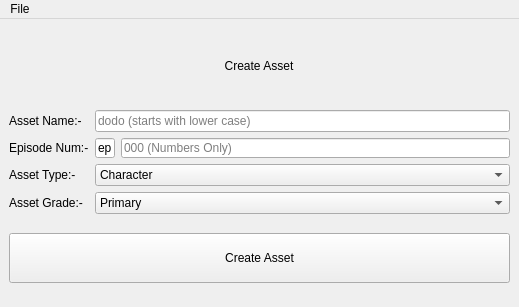
<?xml version="1.0" encoding="UTF-8"?>
<ui version="4.0">
 <class>bsag_assetGenerate_MW</class>
 <widget class="QMainWindow" name="bsag_assetGenerate_MW">
  <property name="geometry">
   <rect>
    <x>0</x>
    <y>0</y>
    <width>519</width>
    <height>307</height>
   </rect>
  </property>
  <property name="windowTitle">
   <string>BSW Asset Create</string>
  </property>
  <widget class="QWidget" name="centralwidget">
   <layout class="QGridLayout" name="gridLayout_2">
    <item row="2" column="0">
     <widget class="QPushButton" name="bsag_createAsset_pb">
      <property name="sizePolicy">
       <sizepolicy hsizetype="Minimum" vsizetype="Fixed">
        <horstretch>0</horstretch>
        <verstretch>0</verstretch>
       </sizepolicy>
      </property>
      <property name="minimumSize">
       <size>
        <width>0</width>
        <height>50</height>
       </size>
      </property>
      <property name="text">
       <string>Create Asset</string>
      </property>
     </widget>
    </item>
    <item row="1" column="0">
     <layout class="QGridLayout" name="gridLayout">
      <item row="4" column="1">
       <widget class="QComboBox" name="bsag_assetGrade_comboBox">
        <item>
         <property name="text">
          <string>Primary</string>
         </property>
        </item>
        <item>
         <property name="text">
          <string>Secondary</string>
         </property>
        </item>
        <item>
         <property name="text">
          <string>Tertiary</string>
         </property>
        </item>
       </widget>
      </item>
      <item row="2" column="0">
       <widget class="QLabel" name="label_3">
        <property name="sizePolicy">
         <sizepolicy hsizetype="Preferred" vsizetype="Fixed">
          <horstretch>0</horstretch>
          <verstretch>0</verstretch>
         </sizepolicy>
        </property>
        <property name="text">
         <string>Episode Num:-</string>
        </property>
       </widget>
      </item>
      <item row="4" column="0">
       <widget class="QLabel" name="label_4">
        <property name="text">
         <string>Asset Grade:-</string>
        </property>
       </widget>
      </item>
      <item row="3" column="0">
       <widget class="QLabel" name="label_5">
        <property name="text">
         <string>Asset Type:-</string>
        </property>
       </widget>
      </item>
      <item row="1" column="0">
       <widget class="QLabel" name="label_2">
        <property name="text">
         <string>Asset Name:-</string>
        </property>
       </widget>
      </item>
      <item row="1" column="1">
       <widget class="QLineEdit" name="bsag_assetName_LE">
        <property name="toolTip">
         <string/>
        </property>
        <property name="whatsThis">
         <string/>
        </property>
        <property name="accessibleName">
         <string/>
        </property>
        <property name="inputMask">
         <string/>
        </property>
        <property name="text">
         <string/>
        </property>
        <property name="placeholderText">
         <string>dodo (starts with lower case)</string>
        </property>
       </widget>
      </item>
      <item row="3" column="1">
       <widget class="QComboBox" name="bsag_assetType_comboBox">
        <item>
         <property name="text">
          <string>Character</string>
         </property>
        </item>
        <item>
         <property name="text">
          <string>Prop</string>
         </property>
        </item>
        <item>
         <property name="text">
          <string>Set</string>
         </property>
        </item>
        <item>
         <property name="text">
          <string>SetElement</string>
         </property>
        </item>
        <item>
         <property name="text">
          <string>Vehicle</string>
         </property>
        </item>
       </widget>
      </item>
      <item row="2" column="1">
       <layout class="QHBoxLayout" name="horizontalLayout">
        <property name="sizeConstraint">
         <enum>QLayout::SetDefaultConstraint</enum>
        </property>
        <item>
         <widget class="QLineEdit" name="bsag_ep_LE">
          <property name="sizePolicy">
           <sizepolicy hsizetype="Fixed" vsizetype="Fixed">
            <horstretch>0</horstretch>
            <verstretch>0</verstretch>
           </sizepolicy>
          </property>
          <property name="maximumSize">
           <size>
            <width>20</width>
            <height>20</height>
           </size>
          </property>
          <property name="text">
           <string>ep</string>
          </property>
         </widget>
        </item>
        <item>
         <widget class="QLineEdit" name="bsag_epNumber_LE">
          <property name="sizePolicy">
           <sizepolicy hsizetype="Expanding" vsizetype="Fixed">
            <horstretch>0</horstretch>
            <verstretch>0</verstretch>
           </sizepolicy>
          </property>
          <property name="maximumSize">
           <size>
            <width>16777215</width>
            <height>20</height>
           </size>
          </property>
          <property name="placeholderText">
           <string>000 (Numbers Only)</string>
          </property>
         </widget>
        </item>
       </layout>
      </item>
     </layout>
    </item>
    <item row="0" column="0">
     <widget class="QLabel" name="bsag_mainLogo_lbl">
      <property name="sizePolicy">
       <sizepolicy hsizetype="Fixed" vsizetype="Preferred">
        <horstretch>0</horstretch>
        <verstretch>0</verstretch>
       </sizepolicy>
      </property>
      <property name="maximumSize">
       <size>
        <width>500</width>
        <height>50</height>
       </size>
      </property>
      <property name="text">
       <string>Create Asset</string>
      </property>
      <property name="alignment">
       <set>Qt::AlignCenter</set>
      </property>
     </widget>
    </item>
   </layout>
  </widget>
  <widget class="QMenuBar" name="menubar">
   <property name="geometry">
    <rect>
     <x>0</x>
     <y>0</y>
     <width>519</width>
     <height>21</height>
    </rect>
   </property>
   <widget class="QMenu" name="menuFile">
    <property name="title">
     <string>File</string>
    </property>
    <addaction name="actionExit"/>
   </widget>
   <addaction name="menuFile"/>
  </widget>
  <action name="actionExit">
   <property name="text">
    <string>Exit</string>
   </property>
  </action>
 </widget>
 <resources/>
 <connections>
  <connection>
   <sender>actionExit</sender>
   <signal>triggered()</signal>
   <receiver>bsag_assetGenerate_MW</receiver>
   <slot>close()</slot>
   <hints>
    <hint type="sourcelabel">
     <x>-1</x>
     <y>-1</y>
    </hint>
    <hint type="destinationlabel">
     <x>209</x>
     <y>138</y>
    </hint>
   </hints>
  </connection>
 </connections>
</ui>
